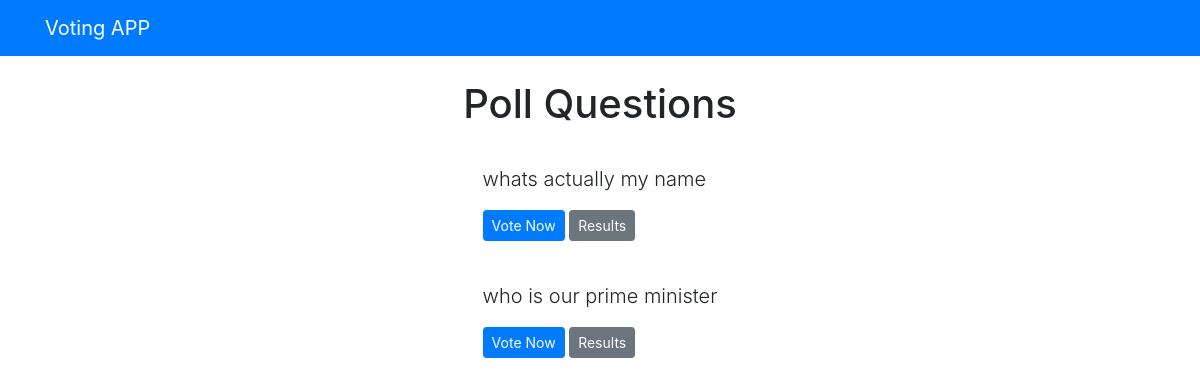
Screenshot of /polls/ with the database file from the repository.
### polls/models.py (models this page shows, shortened)
class Question(models.Model):
    question_text = models.CharField(max_length=200)
    pub_date = models.DateTimeField('date published')

### polls/views.py (the view)
# urls.py: path('', views.index, name='index'),
def index(request):
    latest_question_list = Question.objects.order_by('-pub_date')[:5]
    context = {'latest_question_list': latest_question_list}
    return render(request, 'polls/index.html', context)

### templates/polls/index.html
{% extends 'base.html' %}
{% block content %}
<h1 class="text-center mb-3">Poll Questions</h1>
{% if latest_question_list %}
{% for question in latest_question_list %}
<div class="card-mb-3">
    <div class="card-body">
        <p class="lead">{{ question.question_text }}</p>
        <a href="{% url 'polls:detail' question.id %}" class="btn btn-primary btn-sm">Vote Now</a>
        <a href="{% url 'polls:results' question.id %}" class="btn btn-secondary btn-sm">Results</a>
    </div>
</div>
{% endfor %}
{% else %}
<p>No polls available</p>
{% endif %}
{% endblock %}

### rows the page displays
Question: question_text "whats actually my name"
Question: question_text "who is our prime minister"
